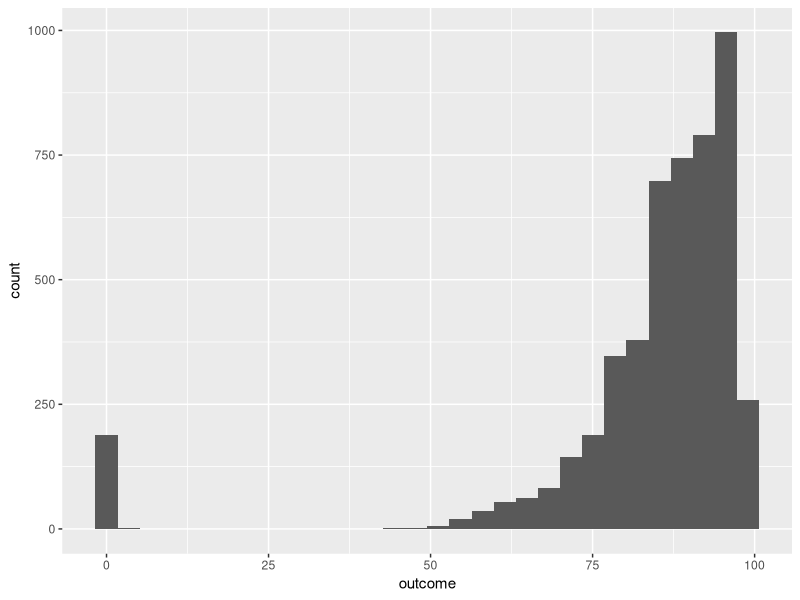

Generate this figure with R: (Note: this script raises an error after producing the figure.)
## ---- chunk 1
knitr::opts_chunk$set(echo = TRUE)
## ---- chunk 2
library(plyr)
library(readr)
library(caret)
library(ggplot2)
library(repr)
library(glmnet)
library(tidyverse)
library(modelr) 
options(na.action = na.warn) # turn on warnings for missing values
library(dplyr)
library(earth)

## ---- chunk 3
# Descriptive statistics function
descriptive_sta = function(x){
  if (class(x) != "numeric"){cat("It is not a numeric data")}else{
  mean = mean(x,na.rm = T)
  median = median(x,na.rm = T)
  quantile = quantile(x,na.rm = T)
  range = range(x,na.rm = T)
  result = list(mean = mean,
                median=median,
                quantile=quantile,
                range= range )
  
  return(result)
  }
}
competition_train <- read.csv("competition-train.csv")
View(competition_train)

competition_validation <- read.csv("competition-validation.csv")
View(competition_validation)
## ---- chunk 4
library(ggplot2)
descriptive_sta(competition_train$outcome)
ggplot(competition_train, aes(x = outcome ))+
  geom_histogram(bins = 30,na.rm = T)+
  labs(x = "outcome")

## ---- chunk 5

total_nan <- function(x) sum(is.na(x))
competition_train %>% summarise(across(everything(), total_nan))
total_nan2 <- function(x) sum(is.na(x))
competition_validation %>% summarise(across(everything(), total_nan))


df_predictors_only <- competition_train %>%
  select(-outcome)
preprocessing_fit <- preProcess(
df_predictors_only,
method = c("BoxCox" ,"center", "scale"))
preprocessing_fit

df_predictors_only2 <- competition_validation %>%
  select(-outcome)
preprocessing_fit2 <- preProcess(
df_predictors_only2,
method = c("BoxCox" ,"center", "scale"))
preprocessing_fit2


transformed_predictors_train <- predict(
preprocessing_fit, df_predictors_only)

transformed_predictors_validation <- predict(
preprocessing_fit2, df_predictors_only2)

preprocessed_train <- add_column(transformed_predictors_train,
outcome = competition_train$outcome)

preprocessed_validation <- add_column(transformed_predictors_validation,
outcome = competition_validation$outcome)
  
head(preprocessed_train)
head(preprocessed_validation)



## ---- chunk 6

set.seed(1) 

#index = sample(1:nrow(preprocessed_train), 0.7*nrow(preprocessed_train)) 

train = preprocessed_train # Create the training data 
test = preprocessed_validation # Create the test data

dim(train)
dim(test)

train_predictor <- train%>%
  select(-outcome)
#train_outcome <- log(preprocessed_train$outcome)

test_predictor <- test%>%
  select(-outcome)
#test_outcome <- log(preprocessed_validation$outcome)


tooHigh <- findCorrelation(cor(train_predictor), cutoff = .9)
length(tooHigh)
trainXnnet <- train_predictor[, -tooHigh]
  
testxnnet <- test_predictor[, -tooHigh]



## ---- chunk 7
#Chem_predictor <- data.frame(train %>% select(BiologicalMaterial02))
  ctrl = trainControl(
    method="cv", number = 10)
  lm_fit <- train(x = trainXnnet,
                  y = train$outcome,
                  method="lm", 
                  trControl=ctrl
            )
lm_fit$results
## ---- chunk 8

set.seed(1)
lassoGrid <- expand.grid(lambda = c(0),
fraction = seq(.1, 1, length = 15))
lassoTune <- train(x = trainXnnet, y = train$outcome,
method = "enet",
tuneGrid = lassoGrid,
trControl = ctrl
)

plot(lassoTune)
lassoTune$bestTune
lassoTune$results


## ---- chunk 9
set.seed(1)
ridgeGrid <- expand.grid(lambda = seq(0, .1, length = 10))
ridgeTune <- train(x = trainXnnet, y = train$outcome,
method = "ridge",
tuneGrid = ridgeGrid,
trControl = ctrl
)

ridgeTune$results
plot(ridgeTune)
ridgeTune$bestTune


## ---- chunk 10
library(partykit)
set.seed(1)
cartTune <- train(x = trainXnnet, y = train$outcome,
method = "rpart",
tuneLength = 15,
trControl = ctrl)
cartTune
ggplot(cartTune)
cartTune$finalModel
cartTuneSimple <- update(cartTune, param = list(cp = 0.05))
cartTuneSimple$finalModel
rpartTreeSimple <- as.party(cartTuneSimple$finalModel)
plot(rpartTreeSimple)
cartTune$results



## ---- chunk 11
mtryGrid <- data.frame(
mtry = floor(seq(10, ncol(trainXnnet),
length = 10))
)

set.seed(1)
rfTune <- train(x = trainXnnet, y = train$outcome,
method = "rf",
tuneGrid = mtryGrid,
ntree = 50,
importance = TRUE,
trControl = ctrl)

rfTune
plot(rfTune)
rfTune$results
## ---- chunk 12
svmLinearTuned <- train(
trainXnnet, train$outcome,
method = "svmLinear",
tuneLength = 8,
epsilon = 0.01,
trControl = ctrl
)

min(svmLinearTuned$result$RMSE)
svmLinearTuned$bestTune

## ---- chunk 13

set.seed(1)
nnetGrid <- expand.grid(
decay = c(0), 
size = c(3) 
)
nnetTune <- train(trainXnnet, train$outcome,
method = "nnet",
tuneGrid = nnetGrid,
trControl = ctrl,
linout = TRUE, 
trace = FALSE
)
RMSE(predict(nnetTune, trainXnnet), train$outcome)

nnetTune$results



## ---- chunk 14
marsGrid <- expand.grid(.degree = 1:2, .nprune = c(20, 30, 40, 50))
marsFit <- train(trainXnnet, train$outcome,
method = "earth",
tuneGrid = marsGrid,
trControl = ctrl
)


min(marsFit$results$RMSE)
marsFit$bestTune
summary(marsFit) %>% .$coefficients %>% head(10)
## ---- chunk 15
knnFit1 <- train(x = trainXnnet,
y = train$outcome,
method="knn",
trControl=ctrl,
tuneLength=15
)
knnFit1$results
knnFit1$bestTune
plot(knnFit1)
min(knnFit1$results$RMSE)
## ---- chunk 16


paste("RMSE in linear model =",min(lm_fit$results$RMSE),", test error = ", RMSE(predict(lm_fit, testxnnet), test$outcome))
paste("RMSE in Lasso =",min(lassoTune$results$RMSE)," ,test error = ",RMSE(predict(lassoTune, testxnnet), test$outcome))
paste("RMSE in Ridge regression =",min(ridgeTune$results$RMSE)," ,test error = ",RMSE(predict(ridgeTune, testxnnet), test$outcome))
paste("RMSE in regression tree =",min(cartTune$results$RMSE)," ,test error = ",RMSE(predict(cartTune, testxnnet), test$outcome))
paste("RMSE in RF =",min(rfTune$results$RMSE)," ,test error = ",RMSE(predict(rfTune, testxnnet), test$outcome))
paste("RMSE in SVM =",min(svmLinearTuned$result$RMSE)," ,test error = ",RMSE(predict(svmLinearTuned, testxnnet), test$outcome))
paste("RMSE in Neural net =",min(nnetTune$results$RMSE)," ,test error = ",RMSE(predict(nnetTune, testxnnet), test$outcome))
paste("RMSE in MARS =",min(marsFit$results$RMSE)," ,test error = ",RMSE(predict(marsFit, testxnnet), test$outcome))
paste("RMSE in KNN =",min(knnFit1$results$RMSE)," ,test error = ",RMSE(predict(lassoTune, testxnnet), test$outcome))
